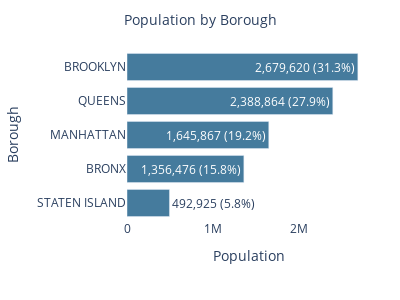

The cell this chart's notebook holds for it:
### Code cell
import plotly.graph_objects as go
import pandas as pd

# Clean and prepare data
df_clean = df[df['BORO_NM'] != '(null)']
sizes = df_clean['BORO_NM'].value_counts().reset_index()
sizes.columns = ['Borough', 'Count']

sizes["Population"] = sizes['Borough'].map({
    'BROOKLYN': 2679620,
    'QUEENS': 2388864,
    'MANHATTAN': 1645867,
    'BRONX': 1356476,
    'STATEN ISLAND': 492925
})

sizes["Population %"] = (sizes["Population"] / sizes["Population"].sum()) * 100
sizes_sorted = sizes.sort_values("Population", ascending=True)

# Create figure from the Bar trace
fig = go.Figure(
    data=go.Bar(
        x=sizes_sorted['Population'],
        y=sizes_sorted['Borough'],
        orientation='h',
        marker_color='#457b9d',
        text=[f"{pop:,.0f} ({pct:.1f}%)" for pop, pct in zip(sizes_sorted['Population'], sizes_sorted['Population %'])],
        hovertemplate='<b>%{y}</b><br>Population: %{text}<extra></extra>'
    )
)

# Update layout
fig.update_layout(
    height=300,
    width=400,
    title_x=0.5,
    title_text="Population by Borough",
    plot_bgcolor='white',
    xaxis_title="Population",
    yaxis_title="Borough",
    margin=dict(t=50, r=30, l=30),
    title_font=dict(size=14)
)

# Save and show
fig.write_html("../images/population_bar.html")
fig.show()

### Figure 1 — Plotly figure (JSON) as saved in the notebook; plotly's stock layout.template omitted (floating-point values rounded to 4 significant figures)
{"data": [{"hovertemplate": "<b>%{y}</b><br>Population: %{text}<extra></extra>", "marker": {"color": "#457b9d"}, "orientation": "h", "text": ["492,925 (5.8%)", "1,356,476 (15.8%)", "1,645,867 (19.2%)", "2,388,864 (27.9%)", "2,679,620 (31.3%)"], "type": "bar", "x": [492925, 1356476, 1645867, 2388864, 2679620], "y": ["STATEN ISLAND", "BRONX", "MANHATTAN", "QUEENS", "BROOKLYN"]}], "layout": {"height": 300, "margin": {"l": 30, "r": 30, "t": 50}, "plot_bgcolor": "white", "title": {"font": {"size": 14}, "text": "Population by Borough", "x": 0.5}, "width": 400, "xaxis": {"title": {"text": "Population"}}, "yaxis": {"title": {"text": "Borough"}}}}
